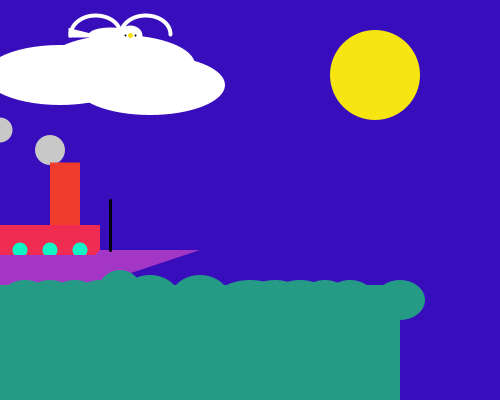
Frame 1 (no input)
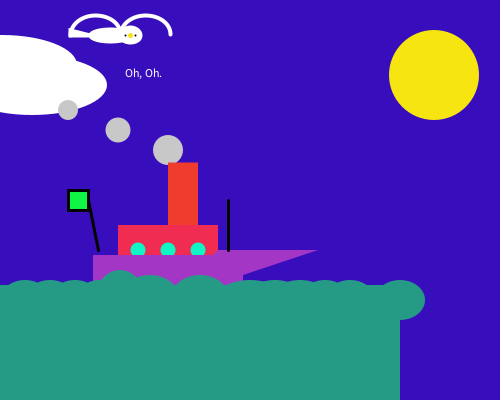
Frame 60 (the mouse pressed at the canvas centre just before this capture)
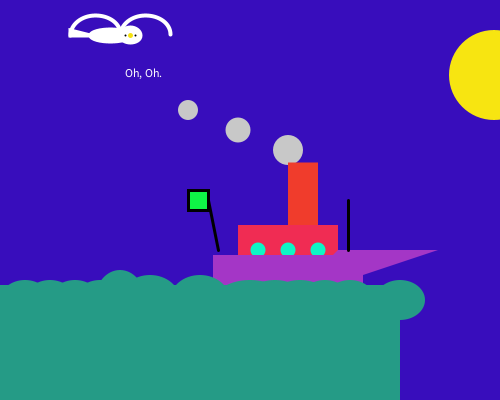
Frame 120 (the mouse held since frame 60 and released just before this capture)

The Processing sketch that drew these frames (run headless with seeded random() and noise(); from frame 60 on, the mouse is pressed at the canvas centre):

// Processing sketch: processing_180793
// ── processing_180793.pde

float boatxPos = 50;
float cloudxPos = 120;
float sunxPos = 375;

void setup ()
{
  size (500, 400);
  rectMode (CENTER);
  frameRate (6);
}

void draw ()  
{
  background (#380DBC);

  strokeWeight (8);
  text ("Oh, Oh.", 125, 77);

  //sun
  noStroke ();
  fill(#F7E511);
  //rect (sunxPos,75,90,90);
  ellipse (sunxPos, 75, 90, 90);

  //cloud
  noStroke();
  fill (255);
  ellipse(cloudxPos, 65, 150, 60);
  ellipse(cloudxPos - 60, 75, 150, 60);
  ellipse(cloudxPos + 30, 85, 150, 60);

  //steam
  fill (200);
  ellipse (boatxPos, 150, 30, 30);
  ellipse(boatxPos - 50, 130, 25, 25);
  ellipse(boatxPos - 100, 110, 20, 20);

  //funnel
  fill (#F03C2C); 
  rect (boatxPos +15, 200, 30, 75);

  //super
  fill (#F02C53);
  rect (boatxPos, 250, 100, 50);

  //portholes
  fill (#0FF5C5);
  ellipse (boatxPos, 250, 15, 15);
  ellipse (boatxPos -30, 250, 15, 15);
  ellipse (boatxPos +30, 250, 15, 15);

  //hull
  fill (#A436C6);
  rect (boatxPos, 280, 150, 50);
  triangle (boatxPos, 300, boatxPos +150, 250, boatxPos + 50, 250);

  //flag
  stroke  (0);
  strokeWeight (3);
  line (boatxPos  - 70, 250, boatxPos  -80, 200);
  line (boatxPos +60, 250, boatxPos +60, 200);

  fill (#0FF546);
  rect (boatxPos -90, 200, 20, 20);

  //sea
  noStroke ();
  fill (#259B86);
  rect (200, 350, 400, 130);
 
  ellipse (25, 300, 50, 40);
  ellipse (50, 300, 50, 40);
  ellipse (75, 300, 50, 40);
  ellipse (100, 300, 50, 40);
  ellipse (120, 300, 50, 60);
  ellipse (150, 300, 60, 50);
  ellipse (200, 300, 60, 50);
  ellipse (250, 300, 70, 40);
  ellipse (275, 300, 60, 40);
  ellipse (300, 300, 60, 40);
  ellipse (325, 300, 50, 40);
  ellipse (350, 300, 50, 40);
  ellipse (400, 300, 50, 40);
  
     strokeWeight (8);
  stroke (#F50F17);
  text ("what happens next ?.......", 100, 380);

  //bird
  stroke (255);
  strokeWeight (4);

  noFill();
  arc(95, 35, 50, 40, -PI, 0);  
  arc(145, 35, 50, 40, -PI, 0); 

  //head
  fill (255);
  ellipse (130, 35, 20, 15);
  //body 
  ellipse (110, 35, 40, 12);
  //tail
  triangle (90,35,70,30,70,35);

  //eyes
  stroke (0);
  strokeWeight (2);
  point (125, 35);
  point (135, 35);

  //beak
  stroke (#F5E20F);
  strokeWeight (5);
  point (130, 35);

  boatxPos = boatxPos + 2;
  sunxPos = sunxPos +1;
  cloudxPos = cloudxPos -  2;

  if  (boatxPos > 395)
{
    boatxPos = 393;
}

}
